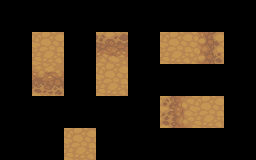

Rendered tile map (Tiled .tmx) drawn with the repository's tilesets; below, a short description and the map source with its tile grids summarised:
An orthogonal 8x5 tile map with 32x32 px tiles, 3 tile layers (regions, input_set, output_dirt).

<map version="1.0" orientation="orthogonal" width="8" height="5" tilewidth="32" tileheight="32">
 <properties>
  <property name="AutomappingRadius" value="1" />
  <property name="DeleteTiles" value="true" />
 </properties>
 <tileset firstgid="1" name="dirt" tilewidth="32" tileheight="32">
  <image source="../../img/dirt.png" width="96" height="192" />
 </tileset>
 <layer name="regions" width="8" height="5">
  <data>[40 cells, 9 non-empty, 1 distinct tile ids]</data>
 </layer>
 <layer name="input_set" width="8" height="5">
  <data>[40 cells, 5 non-empty, 1 distinct tile ids]</data>
 </layer>
 <layer name="output_dirt" width="8" height="5">
  <data>[40 cells, 5 non-empty, 5 distinct tile ids]</data>
 </layer>
</map>
